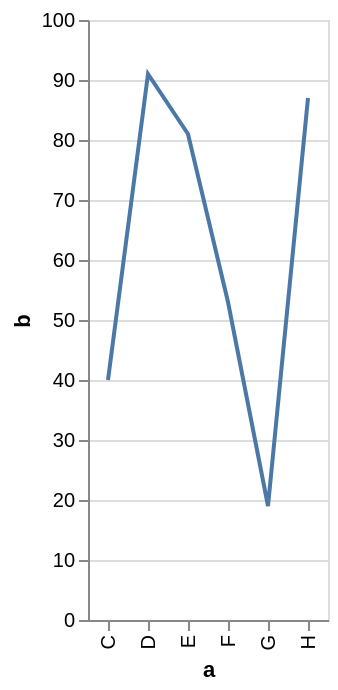

Describe this chart as a Vega-Lite specification.
### Vega-Lite specification from a JSON file in a GitHub repository (floating-point values rounded to 4 significant figures)
{"$schema": "https://vega.github.io/schema/vega-lite/v2.json", "description": "A simple bar chart with embedded data.", "data": {"values": [{"a": "C", "b": 40}, {"a": "D", "b": 91}, {"a": "E", "b": 81}, {"a": "F", "b": 53}, {"a": "G", "b": 19}, {"a": "H", "b": 87}]}, "mark": "line", "encoding": {"x": {"field": "a", "type": "ordinal"}, "y": {"field": "b", "type": "quantitative"}}}
